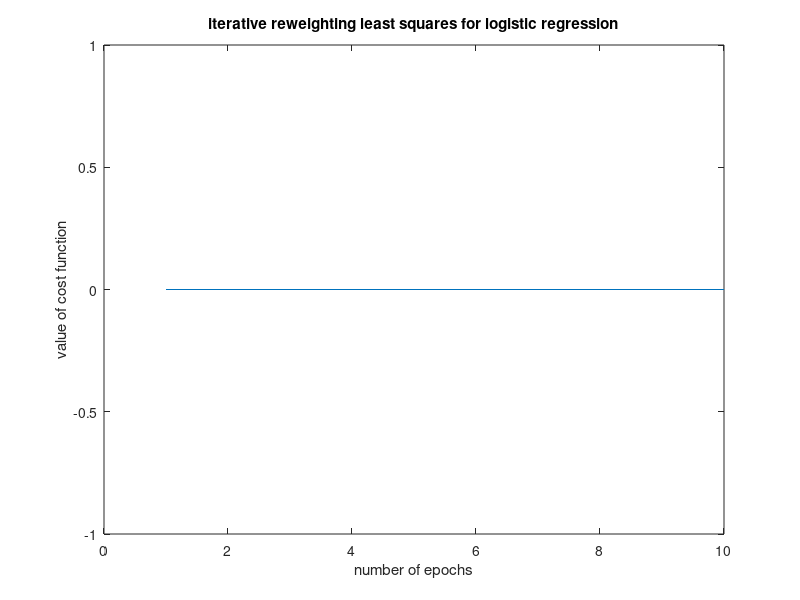

The MATLAB script that drew this image:
[A_label_vector, A_instance_matrix] = libsvmread('breast-cancer.libsvm');
format long
nRows = size(A_instance_matrix,1);
nCols = size(A_instance_matrix,2) + 1;
t = (A_label_vector./2) -1;
theta = [ones(nRows,1) A_instance_matrix];
w = zeros(nCols,1);
R = zeros(nRows,nRows);
epochs = 10;
xAxis = zeros(epochs,1);
yAxis = zeros(epochs,1);
%% reweighting starts
for j = 1:epochs
    y = sigmf((theta * w),[1 0]);
    for i = 1:nRows
        b = y(i,1);
        R(i,i) = b*(1-b);
    end
    w = w - ((theta' *R* theta) \ (theta' *(y - t)));
    xAxis(j,1) = j;
    costFun = (-t.*log(y) - (1-t).*log(1-y));
    yAxis(j,1) = sum(costFun);
end
%%
plot(xAxis,yAxis);
xlabel('number of epochs'); % x-axis label
ylabel('value of cost function'); % y-axis label
title('iterative reweighting least squares for logistic regression');
y = sigmf((theta * w),[100 0]);% 100 to get exact value 0 or 1
incorrect = ceil(sum((t-y).*(t-y)));
fprintf('Wrong results = %d \nAccuracy = %f percent\n',incorrect,(1-(incorrect/nRows))*100);


